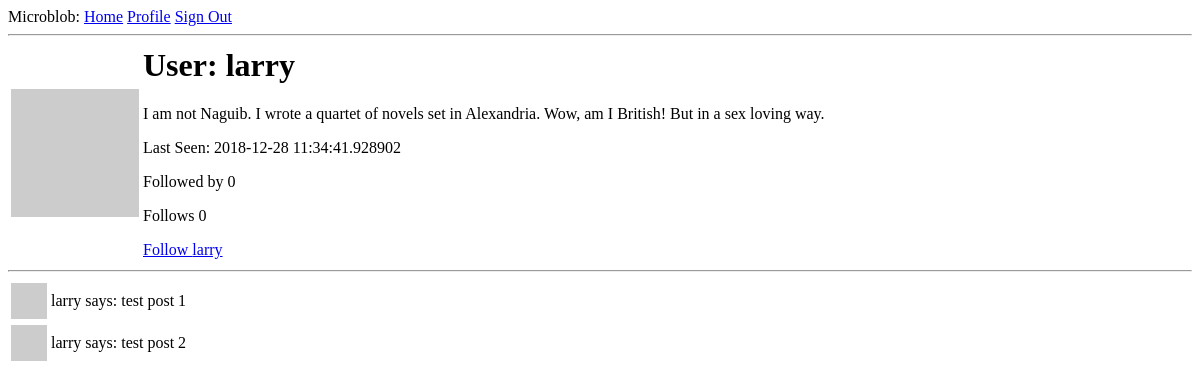
The app's page /user/larry (signed in), older data.
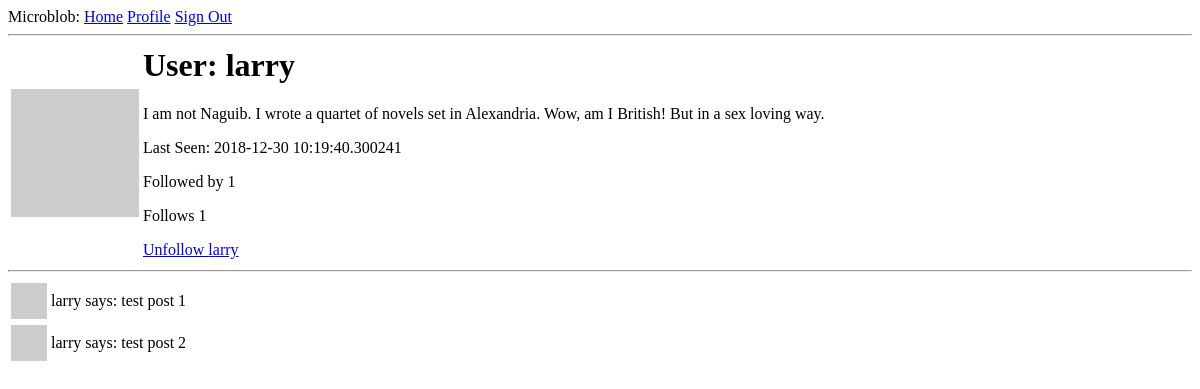
The same page, newer data.
### app/models.py (models this page shows, shortened)
class User(UserMixin, db.Model):
    id = db.Column(db.Integer, primary_key=True)
    username = db.Column(db.String(64), index=True, unique=True)
    email = db.Column(db.String(120), index=True, unique=True)
    password_hash = db.Column(db.String(128))
    posts = db.relationship('Post', backref='author', lazy='dynamic')
    about_me = db.Column(db.String(140))
    last_seen = db.Column(db.DateTime, default=datetime.utcnow)
    followed = db.relationship(
        'User', secondary=followers,
        primaryjoin=(followers.c.follower_id == id),
        secondaryjoin=(followers.c.followed_id == id),
        backref=db.backref('followers', lazy='dynamic'),
        lazy='dynamic')
    def avatar(self, size):
        digest = md5(self.email.lower().encode('utf-8')).hexdigest()
        return 'https://www.gravatar.com/avatar/{}?d=robohash&s={}'.format(digest, size)
    def is_following(self, user):
        return self.followed.filter(followers.c.followed_id == user.id).count() > 0

### app/routes.py (the view)
@app.route('/user/<username>')
@login_required
def user(username):
    user = User.query.filter_by(username=username).first_or_404()
    posts = [
        {'author': user, 'body': 'test post 1'},
        {'author': user, 'body': 'test post 2'}
    ]
    return render_template('user.html', user=user, posts=posts)

### app/models.py (called while the page is built)
@login.user_loader
def load_user(id):
    return User.query.get(int(id))

### app/routes.py (called while the page is built)
@app.before_request
def before_request():
    if current_user.is_authenticated:
        current_user.last_seen = datetime.utcnow()
        db.session.commit()

### app/templates/user.html
{% extends "base.html" %}
{% block content %}
    <table>
        <tr>
            <td><img alt="gravatar" src="{{ user.avatar(128) }}" width="128" height="128"/></td>
            <td>
                <h1>User: {{ user.username }}</h1>
                {% if user.about_me %}<p>{{ user.about_me }}</p>{% endif %}
                {% if user.last_seen %}<p>Last Seen: {{ user.last_seen }}</p>{% endif %}
                <p>Followed by {{ user.followers.count() }}</p>
                <p>Follows {{ user.followed.count() }}</p>
                {% if user == current_user %}
                    <p><a href="{{ url_for('edit_profile') }}">Edit Your Profile</a></p>
                {% elif not current_user.is_following(user) %}
                    <p><a href="{{ url_for('follow', username=user.username) }}">Follow {{ user.username }}</a></p>
                {% else %}
                    <p><a href="{{ url_for('unfollow', username=user.username) }}">Unfollow {{ user.username }}</a></p>
                {% endif %}
            </td>
        </tr>
    </table>
    <hr>
    {% for post in posts %}
        {% include "_post.html" %}
    {% endfor %}
{% endblock %}

### app/templates/base.html (shortened to what this page needs)
<html>
    <head>
    </head>
    <body>
        <div>
            Microblob:
            <a href="{{ url_for('index') }}">Home</a>
            {% if current_user.is_anonymous %}
                <a href="{{ url_for('login') }}">Sign In</a>
            {% else %}
                <a href="{{ url_for('user', username=current_user.username) }}">Profile</a>
                <a href="{{ url_for('logout') }}">Sign Out</a>
            {% endif %}
        </div>
        <hr>
        {% block content %}{% endblock %}
    </body>
</html>

### app/templates/_post.html
<table>
    <tr>
        <td><img alt="author_gravatar" src="{{ post.author.avatar(36) }}" width="36" height="36"/> </td>
        <td>{{ post.author.username }} says: {{ post.body }}</td>
    </tr>
</table>

Row changes from the older to the newer data that the page shows:
changed User "larry": last_seen "2018-12-28 11:34:41.928902" → "2018-12-30 10:19:40.300241"
Text that changed along with them:
{{ user.followers.count() }}: "0" → "1"
{{ user.followed.count() }}: "0" → "1"
text no longer shown: "Follow"
text now shown: "Unfollow"
